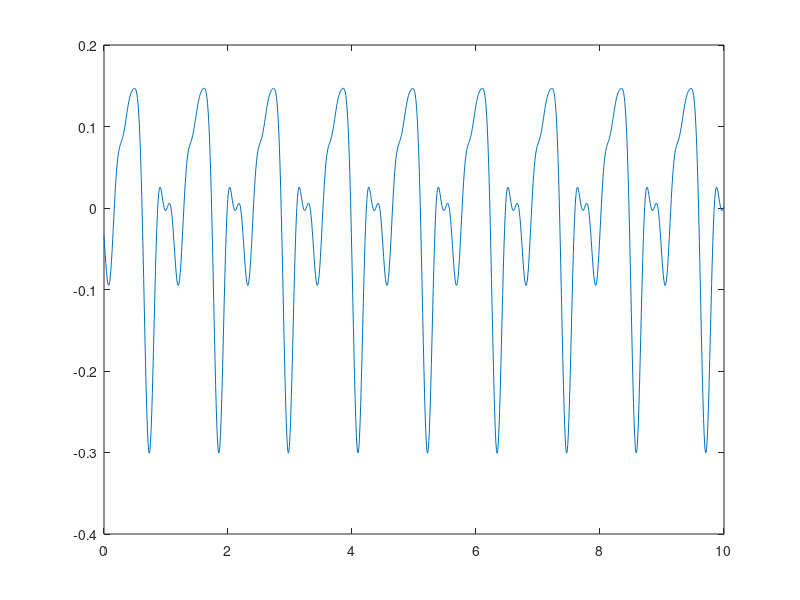
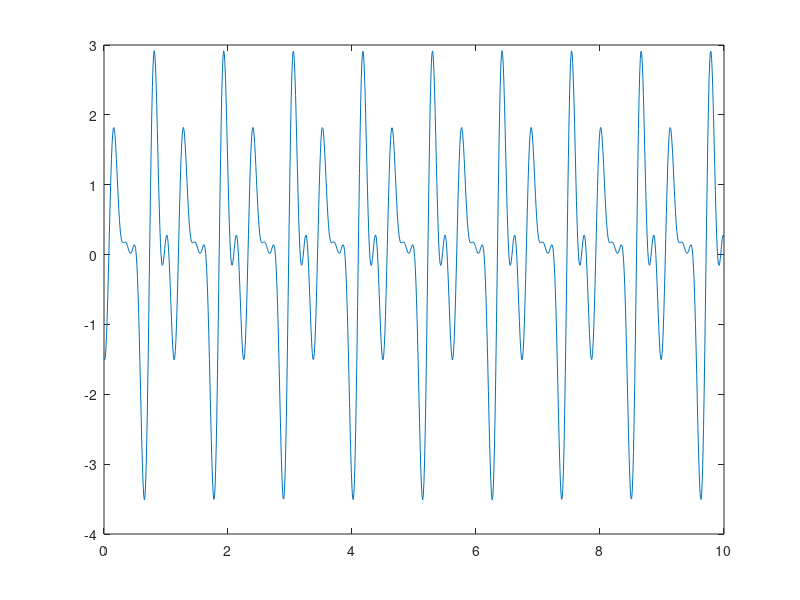
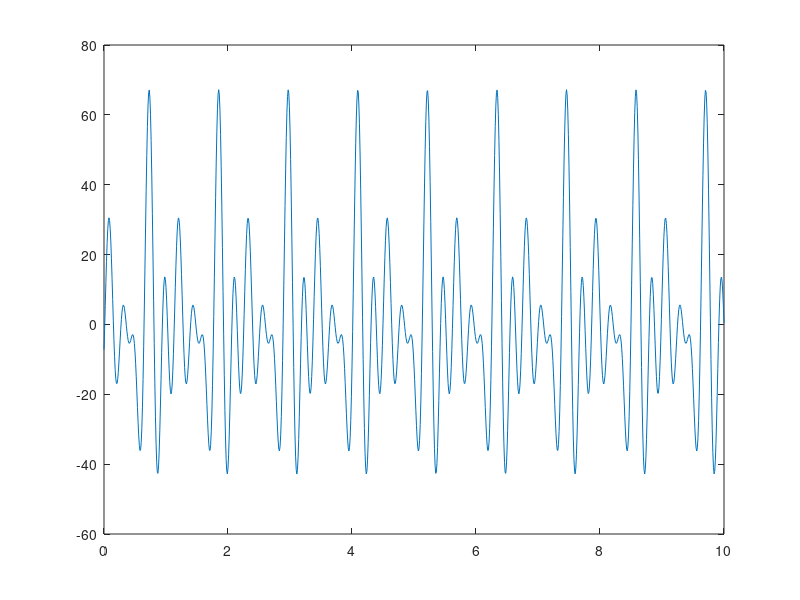

These charts were generated, in order, by the following MATLAB code:

clear all; close all ;clc; 
ada0 =   -0.007782 ; %(-0.008938, -0.006626)
       ada1 =     -0.0204  ;%(-0.02222, -0.01857)
       bda1 =      0.0984  ;%(0.09676, 0.1)
       ada2 =     0.01139  ;%(0.008884, 0.01389)
       bda2 =     -0.1117  ;%(-0.1134, -0.1101)
       ada3 =    -0.06086  ;%(-0.06254, -0.05917)
       bda3 =     0.01065  ;%(0.008338, 0.01296)
       ada4 =     0.03639  ;%(0.03473, 0.03805)
       bda4 =    0.002878  ;%(0.0008274, 0.004929)
       ada5 =    0.006763 ; %(0.004849, 0.008678)
       bda5 =    -0.02346 ; %(-0.02511, -0.02181)
       wda =         5.6  ;%(5.595, 5.605)
  
       t = 0:0.01:10;
       qd2= ada0 + ada1*cos(wda*t) + bda1*sin(wda*t) +  ada2*cos(2*wda*t) +...
    bda2*sin(2*wda*t) + ada3*cos(3*wda*t) + bda3*sin(3*wda*t)+ada4*cos(4*wda*t) +...
    bda4*sin(4*wda*t) +ada5*cos(5*wda*t) + bda5*sin(5*wda*t) ;

d_qd2=-ada1*wda*sin(wda*t) + bda1*wda*cos(wda*t) -  ada2*2*wda*sin(2*wda*t) +...
    bda2*2*wda*cos(2*wda*t) - ada3*3*wda*sin(3*wda*t) - bda3*3*wda*cos(3*wda*t)- ada4*4*wda*sin(4*wda*t)+...
    4*wda*bda4*cos(4*wda*t) -ada5*5*wda*sin(5*wda*t) + bda5*5*wda*cos(5*wda*t) ;

dd_qd2= -ada1*wda^2*cos(wda*t) - bda1*wda^2*sin(wda*t) -  ada2*wda^2*4*cos(2*wda*t) -...
    bda2*wda^2*4*sin(2*wda*t) - ada3*wda^2*9*cos(3*wda*t) - bda3*wda^2*9*sin(3*wda*t)-ada4*wda^2*16*cos(4*wda*t) -...
    bda4*wda^2*16*sin(4*wda*t) -ada5*wda^2*25*cos(5*wda*t) - bda5*wda^2*25*sin(5*wda*t) ;
figure(1) 
plot(t,qd2)
figure(2) 
plot(t,d_qd2)
figure(3) 
plot(t,dd_qd2)

